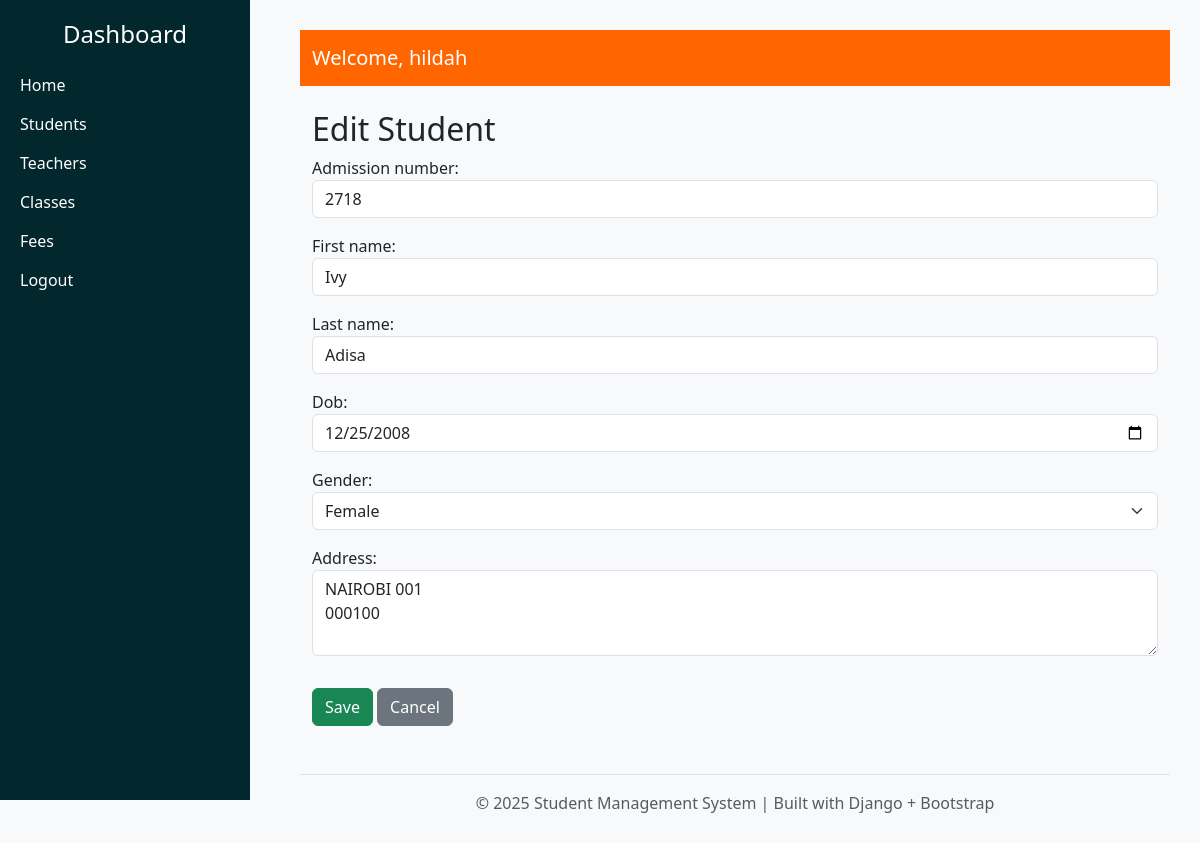
Page /student/students/1/edit/ (signed in) on the committed database.
### student/models.py (models this page shows, shortened)
class Student(models.Model):
    user = models.OneToOneField(User, on_delete=models.CASCADE, null=True, blank=True)
    GENDER_CHOICES = [
        ('M', 'Male'),
        ('F', 'Female'),
    ]
    admission_number = models.CharField(max_length=20, unique=True)
    first_name = models.CharField(max_length=100)
    last_name = models.CharField(max_length=100)
    dob = models.DateField()
    gender = models.CharField(max_length=1, choices=GENDER_CHOICES)
    address = models.TextField(blank=True, null=True)
    created_at = models.DateTimeField(auto_now_add=True)

### student/views.py (the view)
# urls.py: path('students/<int:pk>/edit/', views.student_update, name='student_update'),
@login_required(login_url='login')
def student_update(request, pk):
    student = get_object_or_404(Student, pk=pk)
    if request.method == 'POST':
        form = StudentForm(request.POST, instance=student)
        if form.is_valid():
            form.save()
            messages.success(request, "Student updated successfully.")
            return redirect('student_list')
    else:
        form = StudentForm(instance=student)
    return render(request, 'student/student_form.html', {'form': form, 'title': 'Edit Student'})

### student/forms.py
class StudentForm(forms.ModelForm):
    class Meta:
        model = Student
        fields = ['admission_number', 'first_name', 'last_name', 'dob', 'gender', 'address']
        widgets = {
            'dob': forms.DateInput(attrs={'type': 'date', 'class': 'form-control'}),
            'gender': forms.Select(attrs={'class': 'form-select'}),
            'admission_number': forms.TextInput(attrs={'class': 'form-control'}),
            'first_name': forms.TextInput(attrs={'class': 'form-control'}),
            'last_name': forms.TextInput(attrs={'class': 'form-control'}),
            'address': forms.Textarea(attrs={'class': 'form-control', 'rows': 3}),
        }

### student/templates/student/student_form.html (shortened to what this page needs)
{% extends 'base.html' %}
{% block content %}
<div class="container mt-4">
  <h2>{{ title }}</h2>
  <form method="post">
    {{ form.as_p }}
    <button type="submit" class="btn btn-success mt-3">Save</button>
    <a href="{% url 'student_list' %}" class="btn btn-secondary mt-3">Cancel</a>
  </form>
</div>
{% endblock %}

### student/templates/base.html (shortened to what this page needs)
<!DOCTYPE html>
<html lang="en">
<head>
  <link rel="stylesheet" href="https://cdn.jsdelivr.net/npm/bootstrap@5.3.0/dist/css/bootstrap.min.css">
</head>
<body>
  <div class="sidebar">
    <h4 class="text-center mb-4">Dashboard</h4>
    <a href="#"> Home</a>
    <a href="{% url 'student_list' %}"> Students</a>
    <a href="{% url 'teacher_list' %}"> Teachers</a>
    <a href="{% url 'class_list' %}"> Classes</a>
    <a href="{% url 'fee_list' %}"> Fees</a>
    <a href="{% url 'logout' %}">Logout</a>
  </div>
  <div class="content">
    <nav class="navbar navbar-expand-lg navbar-dark">
      <div class="container-fluid">
        <a class="navbar-brand" href="#">Welcome, {{ user.username }}</a>
      </div>
    </nav>
    <div class="mt-4">
      {% block content %}{% endblock %}
    </div>
    <footer class="mt-5 text-center text-muted border-top pt-3">
      <p>&copy; {{ year|default:2025 }} Student Management System | Built with Django + Bootstrap</p>
    </footer>
  </div>
</body>
</html>

### student/templates/base.html (style rules this page uses)
body { background-color: #f8f9fa; }
.sidebar { height: 100vh; background-color: #02282D; color: #fff; padding: 20px; position: fixed; width: 250px; }
.sidebar a { color: #fff; text-decoration: none; display: block; margin: 15px 0; font-weight: 500; }
.content { margin-left: 270px; padding: 30px; }
.navbar { background-color: #FF6600 !important; }

### rows in the picture
Student: admission_number "2718", first_name "Ivy", last_name "Adisa", dob "12/25/2008", gender "Female", address "NAIROBI 001 000100"

### other values in the picture
{{ user.username }} "hildah"
{{ title }} "Edit Student"
{{ year|default:2025 }} "2025"
